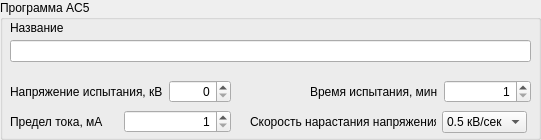
     <widget class="QGroupBox" name="ProgrammControl_6">
      <property name="geometry">
       <rect>
        <x>9</x>
        <y>623</y>
        <width>541</width>
        <height>140</height>
       </rect>
      </property>
      <property name="title">
       <string>Программа AC5</string>
      </property>
      <widget class="QLabel" name="label_54">
       <property name="geometry">
        <rect>
         <x>10</x>
         <y>20</y>
         <width>101</width>
         <height>16</height>
        </rect>
       </property>
       <property name="text">
        <string>Название</string>
       </property>
      </widget>
      <widget class="QLineEdit" name="AC5NameEdit">
       <property name="geometry">
        <rect>
         <x>10</x>
         <y>40</y>
         <width>521</width>
         <height>22</height>
        </rect>
       </property>
       <property name="maxLength">
        <number>100</number>
       </property>
      </widget>
      <widget class="QWidget" name="layoutWidget_13">
       <property name="geometry">
        <rect>
         <x>10</x>
         <y>110</y>
         <width>221</width>
         <height>24</height>
        </rect>
       </property>
       <layout class="QHBoxLayout" name="horizontalLayout_18">
        <item>
         <widget class="QLabel" name="label_55">
          <property name="text">
           <string>Предел тока, мА</string>
          </property>
         </widget>
        </item>
        <item>
         <widget class="QSpinBox" name="AC5CurrentBox">
          <property name="alignment">
           <set>Qt::AlignRight|Qt::AlignTrailing|Qt::AlignVCenter</set>
          </property>
          <property name="minimum">
           <number>1</number>
          </property>
          <property name="maximum">
           <number>200</number>
          </property>
         </widget>
        </item>
       </layout>
      </widget>
      <widget class="QWidget" name="layoutWidget_14">
       <property name="geometry">
        <rect>
         <x>10</x>
         <y>80</y>
         <width>221</width>
         <height>24</height>
        </rect>
       </property>
       <layout class="QHBoxLayout" name="horizontalLayout_19">
        <item>
         <widget class="QLabel" name="label_56">
          <property name="text">
           <string>Напряжение испытания, кВ</string>
          </property>
         </widget>
        </item>
        <item>
         <widget class="QSpinBox" name="AC5VoltageBox">
          <property name="alignment">
           <set>Qt::AlignRight|Qt::AlignTrailing|Qt::AlignVCenter</set>
          </property>
          <property name="maximum">
           <number>100</number>
          </property>
         </widget>
        </item>
       </layout>
      </widget>
      <widget class="QWidget" name="layoutWidget_15">
       <property name="geometry">
        <rect>
         <x>310</x>
         <y>80</y>
         <width>221</width>
         <height>24</height>
        </rect>
       </property>
       <layout class="QHBoxLayout" name="horizontalLayout_20">
        <item>
         <widget class="QLabel" name="label_57">
          <property name="text">
           <string>Время испытания, мин</string>
          </property>
         </widget>
        </item>
        <item>
         <widget class="QSpinBox" name="AC5Time">
          <property name="alignment">
           <set>Qt::AlignRight|Qt::AlignTrailing|Qt::AlignVCenter</set>
          </property>
          <property name="minimum">
           <number>1</number>
          </property>
          <property name="maximum">
           <number>900</number>
          </property>
         </widget>
        </item>
       </layout>
      </widget>
      <widget class="QWidget" name="layoutWidget_16">
       <property name="geometry">
        <rect>
         <x>250</x>
         <y>110</y>
         <width>277</width>
         <height>24</height>
        </rect>
       </property>
       <layout class="QHBoxLayout" name="horizontalLayout_21">
        <item>
         <widget class="QLabel" name="label_58">
          <property name="text">
           <string>Скорость нарастания напряжения</string>
          </property>
         </widget>
        </item>
        <item>
         <widget class="QComboBox" name="AC5AutoSpeedBox">
          <item>
           <property name="text">
            <string>0.5 кВ/сек</string>
           </property>
          </item>
          <item>
           <property name="text">
            <string>1 кВ/сек</string>
           </property>
          </item>
          <item>
           <property name="text">
            <string>2кВ/сек</string>
           </property>
          </item>
         </widget>
        </item>
       </layout>
      </widget>
     </widget>
